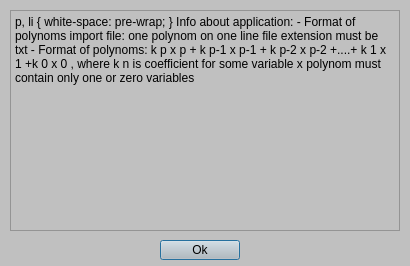
<?xml version="1.0" encoding="UTF-8"?>
<ui version="4.0">
 <class>HelpWindow</class>
 <widget class="QDialog" name="HelpWindow">
  <property name="windowModality">
   <enum>Qt::NonModal</enum>
  </property>
  <property name="geometry">
   <rect>
    <x>0</x>
    <y>0</y>
    <width>410</width>
    <height>266</height>
   </rect>
  </property>
  <property name="sizePolicy">
   <sizepolicy hsizetype="Fixed" vsizetype="Fixed">
    <horstretch>0</horstretch>
    <verstretch>0</verstretch>
   </sizepolicy>
  </property>
  <property name="windowTitle">
   <string>Dialog</string>
  </property>
  <property name="autoFillBackground">
   <bool>false</bool>
  </property>
  <property name="styleSheet">
   <string notr="true">background-color: #C0C0C0;</string>
  </property>
  <widget class="QPushButton" name="pushButton">
   <property name="geometry">
    <rect>
     <x>160</x>
     <y>240</y>
     <width>80</width>
     <height>20</height>
    </rect>
   </property>
   <property name="text">
    <string>Ok</string>
   </property>
  </widget>
  <widget class="QTextEdit" name="textEdit">
   <property name="geometry">
    <rect>
     <x>10</x>
     <y>10</y>
     <width>390</width>
     <height>221</height>
    </rect>
   </property>
   <property name="readOnly">
    <bool>true</bool>
   </property>
   <property name="html">
    <string>&lt;!DOCTYPE HTML PUBLIC &quot;-//W3C//DTD HTML 4.0//EN&quot; &quot;http://www.w3.org/TR/REC-html40/strict.dtd&quot;&gt;
&lt;html&gt;&lt;head&gt;&lt;meta name=&quot;qrichtext&quot; content=&quot;1&quot; /&gt;&lt;style type=&quot;text/css&quot;&gt;
p, li { white-space: pre-wrap; }
&lt;/style&gt;&lt;/head&gt;&lt;body style=&quot; font-family:'MS Shell Dlg 2'; font-size:8.25pt; font-weight:400; font-style:normal;&quot;&gt;
&lt;p style=&quot; margin-top:0px; margin-bottom:0px; margin-left:0px; margin-right:0px; -qt-block-indent:0; text-indent:0px;&quot;&gt;&lt;span style=&quot; font-size:16pt; font-weight:600; color:#23be4f;&quot;&gt;Info about application:&lt;/span&gt;&lt;/p&gt;
&lt;p style=&quot; margin-top:0px; margin-bottom:0px; margin-left:0px; margin-right:0px; -qt-block-indent:0; text-indent:0px;&quot;&gt;&lt;span style=&quot; font-size:16pt; font-weight:600;&quot;&gt;  &lt;/span&gt;&lt;span style=&quot; font-size:16pt; font-weight:600; color:#5555ff;&quot;&gt;-&lt;/span&gt;&lt;span style=&quot; font-size:12pt; color:#5555ff;&quot;&gt;Format of polynoms import file:&lt;/span&gt;&lt;/p&gt;
&lt;p style=&quot; margin-top:0px; margin-bottom:0px; margin-left:0px; margin-right:0px; -qt-block-indent:0; text-indent:0px;&quot;&gt;&lt;span style=&quot; font-size:12pt;&quot;&gt;     one polynom on one line&lt;/span&gt;&lt;/p&gt;
&lt;p style=&quot; margin-top:0px; margin-bottom:0px; margin-left:0px; margin-right:0px; -qt-block-indent:0; text-indent:0px;&quot;&gt;&lt;span style=&quot; font-size:12pt;&quot;&gt;     file extension must be txt&lt;/span&gt;&lt;/p&gt;
&lt;p style=&quot; margin-top:0px; margin-bottom:0px; margin-left:0px; margin-right:0px; -qt-block-indent:0; text-indent:0px;&quot;&gt;&lt;span style=&quot; font-size:12pt;&quot;&gt;  &lt;/span&gt;&lt;span style=&quot; font-size:16pt; font-weight:600; color:#5555ff;&quot;&gt;-&lt;/span&gt;&lt;span style=&quot; font-size:12pt; color:#5555ff;&quot;&gt;Format of polynoms:&lt;/span&gt;&lt;/p&gt;
&lt;p style=&quot; margin-top:0px; margin-bottom:0px; margin-left:0px; margin-right:0px; -qt-block-indent:0; text-indent:0px;&quot;&gt;&lt;span style=&quot; font-size:12pt;&quot;&gt;     k&lt;/span&gt;&lt;span style=&quot; font-size:12pt; vertical-align:sub;&quot;&gt;p&lt;/span&gt;&lt;span style=&quot; font-size:12pt;&quot;&gt;x&lt;/span&gt;&lt;span style=&quot; font-size:12pt; vertical-align:super;&quot;&gt;p&lt;/span&gt;&lt;span style=&quot; font-size:12pt;&quot;&gt;+ k&lt;/span&gt;&lt;span style=&quot; font-size:12pt; vertical-align:sub;&quot;&gt;p-1&lt;/span&gt;&lt;span style=&quot; font-size:12pt;&quot;&gt;x&lt;/span&gt;&lt;span style=&quot; font-size:12pt; vertical-align:super;&quot;&gt;p-1&lt;/span&gt;&lt;span style=&quot; font-size:12pt;&quot;&gt;+ k&lt;/span&gt;&lt;span style=&quot; font-size:12pt; vertical-align:sub;&quot;&gt;p-2&lt;/span&gt;&lt;span style=&quot; font-size:12pt;&quot;&gt;x&lt;/span&gt;&lt;span style=&quot; font-size:12pt; vertical-align:super;&quot;&gt;p-2&lt;/span&gt;&lt;span style=&quot; font-size:12pt;&quot;&gt;+....+ k&lt;/span&gt;&lt;span style=&quot; font-size:12pt; vertical-align:sub;&quot;&gt;1&lt;/span&gt;&lt;span style=&quot; font-size:12pt;&quot;&gt;x&lt;/span&gt;&lt;span style=&quot; font-size:12pt; vertical-align:super;&quot;&gt;1&lt;/span&gt;&lt;span style=&quot; font-size:12pt;&quot;&gt;+k&lt;/span&gt;&lt;span style=&quot; font-size:12pt; vertical-align:sub;&quot;&gt;0&lt;/span&gt;&lt;span style=&quot; font-size:12pt;&quot;&gt;x&lt;/span&gt;&lt;span style=&quot; font-size:12pt; vertical-align:super;&quot;&gt;0&lt;/span&gt;&lt;span style=&quot; font-size:12pt;&quot;&gt;, &lt;/span&gt;&lt;/p&gt;
&lt;p style=&quot; margin-top:0px; margin-bottom:0px; margin-left:0px; margin-right:0px; -qt-block-indent:0; text-indent:0px;&quot;&gt;&lt;span style=&quot; font-size:12pt;&quot;&gt;	where k&lt;/span&gt;&lt;span style=&quot; font-size:12pt; vertical-align:sub;&quot;&gt;n &lt;/span&gt;&lt;span style=&quot; font-size:12pt;&quot;&gt;is coefficient for some variable x&lt;/span&gt;&lt;/p&gt;
&lt;p style=&quot; margin-top:0px; margin-bottom:0px; margin-left:0px; margin-right:0px; -qt-block-indent:0; text-indent:0px;&quot;&gt;&lt;span style=&quot; font-size:12pt;&quot;&gt;     polynom must contain only one or zero variables&lt;/span&gt;&lt;/p&gt;&lt;/body&gt;&lt;/html&gt;</string>
   </property>
  </widget>
 </widget>
 <resources/>
 <connections/>
</ui>
